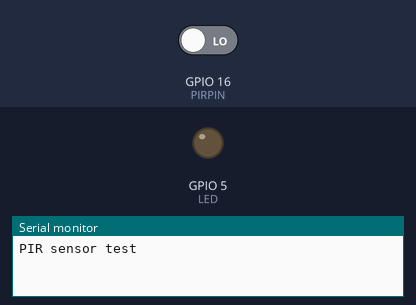
Recording of a sketch running on a simulated ESP32. Parts: output pins drawn as LEDs (lit = HIGH), the last lines printed to the serial monitor. The test bench sets the inputs (shaded band); at power-on: GPIO 16 (PIRPIN) LOW.

Above: at 1.2 s.
1.3 s: GPIO 16 (PIRPIN) driven HIGH
At 2.6 s:
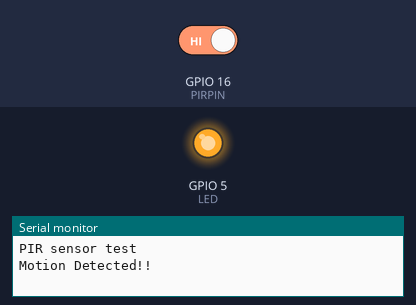
Timing chart, 0 to 5.8 s (numbered marks = the images above; inputs shaded):
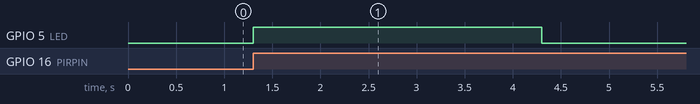

Measured:
- after the input at 1.3 s, GPIO 5 (LED): LOW → HIGH at once, → LOW 3.0 s later

The sketch:

Task6.ino
```cpp
//Adapted from: https://github.com/deangi/PIRSensor/blob/main/examples/PIRSensor.
//Adapted from https://randomnerdtutorials.com/esp32-pir-motion-sensor-interrupts-timers/
#include <Arduino.h>

#define PIRPIN 16
#define LED 5
#define INTERVAL 3000

volatile unsigned long lastTriggerTime = 0;
volatile boolean motionDetected = false;

void IRAM_ATTR motionDetectedISR() {
  motionDetected = true;
  lastTriggerTime = millis();
}

void setup() {
  Serial.begin(115200);
  Serial.println("\nPIR sensor test\n");
  pinMode(LED, OUTPUT);
  digitalWrite(LED, LOW);
  pinMode(PIRPIN, INPUT_PULLUP);
  attachInterrupt(digitalPinToInterrupt(PIRPIN), motionDetectedISR, RISING);
}

void loop() {
  unsigned long currentTime = millis();

  if (motionDetected) {
    digitalWrite(LED, HIGH);
    Serial.println("Motion Detected!!");
    motionDetected = false;
  }

  if (digitalRead(LED) == HIGH && currentTime - lastTriggerTime >= INTERVAL) {
    Serial.println("Motion stopped!!");
    digitalWrite(LED, LOW);
  }
}
```
